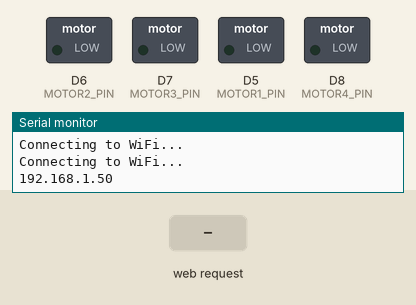
This sketch was run on a simulated ESP8266 (NodeMCU). On the bench: switched loads named in the sketch (green lamp = pin HIGH), the last lines printed to the serial monitor. The inputs (shaded band) are chosen by the test bench. WiFi joins after 1.5 s; servers stay silent unless stated.

Above: at 3.2 s.
3.3 s: HTTP request GET /motor1?value=1 received
At 4.3 s:
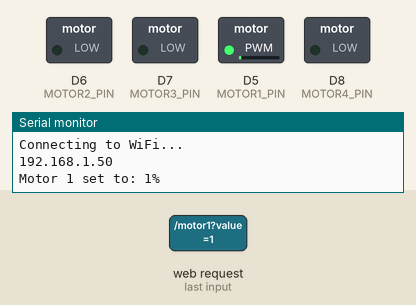
4.8 s: HTTP request GET /motor1?value=120 received
At 5.4 s:
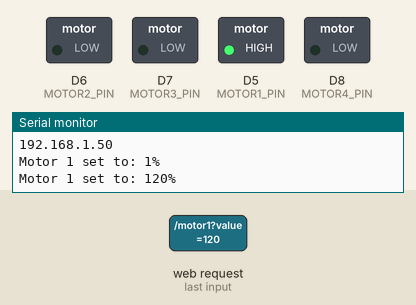
6.3 s: HTTP request GET /motor2?value=1 received
At 6.6 s:
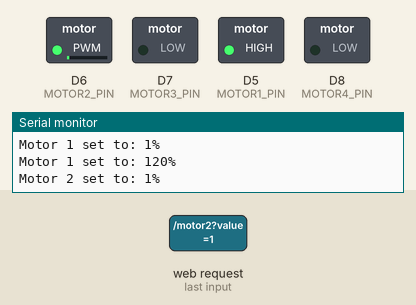
7.8 s: HTTP request GET /motor1?value=0 received
At 8.9 s:
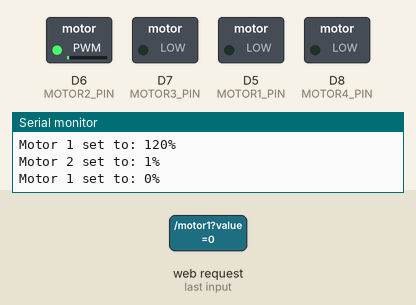
9.3 s: HTTP request GET /motor2?value=120 received
At 10.1 s:
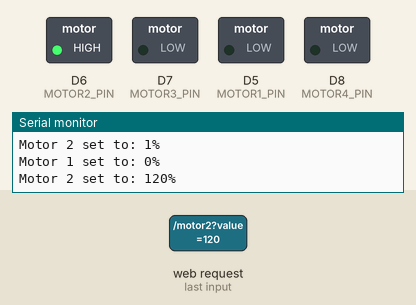
10.8 s: HTTP request GET /motor3?value=1 received
At 11.2 s:
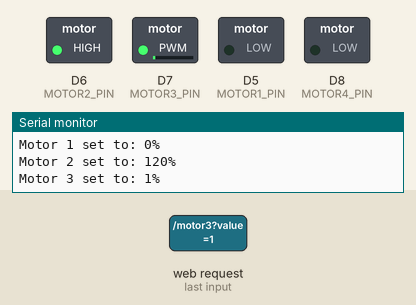
Timing chart, 0 to 13.3 s (numbered marks = the images above; inputs shaded):
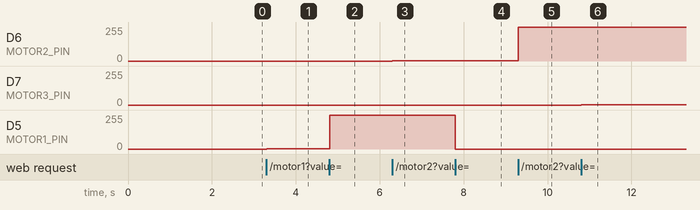

Measured:
- after the input at 3.3 s, D5 (MOTOR1_PIN): 0/255 → 2/255 at once
- after the input at 4.8 s, D5 (MOTOR1_PIN): 2/255 → 255/255 at once
- after the input at 6.3 s, D6 (MOTOR2_PIN): 0/255 → 2/255 at once
- after the input at 7.8 s, D5 (MOTOR1_PIN): 255/255 → 0/255 at once
- after the input at 9.3 s, D6 (MOTOR2_PIN): 2/255 → 255/255 at once
- after the input at 10.8 s, D7 (MOTOR3_PIN): 0/255 → 2/255 at once

The sketch:

motor-test-speed-esp8266-control-10bit.ino
```cpp
#include <ESP8266WiFi.h>
#include <ESPAsyncTCP.h>
#include <ESPAsyncWebServer.h>

// Motor control pins
#define MOTOR1_PIN D5  // GPIO13
#define MOTOR2_PIN D6  // GPIO12
#define MOTOR3_PIN D7  // GPIO14
#define MOTOR4_PIN D8  // GPIO15

// WiFi credentials
const char* ssid = "wifiname";
const char* password = "password";

// Create AsyncWebServer object on port 80
AsyncWebServer server(80);

// PWM properties
const int freq = 50000;     // 1kHz frequency
const int resolution = 10;  // 10-bit resolution
const int maxDuty = (int)(pow(2, resolution) - 1);

// Store current motor values
int motorValues[4] = {0, 0, 0, 0};

// HTML and CSS for web page
const char index_html[] PROGMEM = R"rawliteral(
<!DOCTYPE HTML>
<html>
<head>
  <title>ESP8266 Motor Control</title>
  <meta name="viewport" content="width=device-width, initial-scale=1">
  <style>
    html {font-family: Arial; display: inline-block; text-align: center;}
    h2 {font-size: 2.3rem; color: #0A1128;}
    .slider-container {margin: 20px auto; max-width: 400px;}
    .slider {width: 100%; height: 25px; margin: 10px 0;}
    .motor-label {font-size: 1.2rem; margin-bottom: 5px;}
    .master-container {background-color: #f0f0f0; padding: 15px; border-radius: 10px; margin-bottom: 20px;}
  </style>
</head>
<body>
  <h2>ESP8266 Motor Control</h2>

  <div class="master-container">
    <div class="motor-label">Master Control: <span id="masterValue">0</span>%</div>
    <input type="range" min="0" max="100" value="0" class="slider" id="masterSlider" oninput="updateMaster(this.value)">
  </div>

  <div class="slider-container">
    <div class="motor-label">Motor 1 Speed: <span id="motor1Value">0</span>%</div>
    <input type="range" min="0" max="100" value="0" class="slider" id="motor1Slider" oninput="updateMotor('motor1', this.value)">
  </div>

  <div class="slider-container">
    <div class="motor-label">Motor 2 Speed: <span id="motor2Value">0</span>%</div>
    <input type="range" min="0" max="100" value="0" class="slider" id="motor2Slider" oninput="updateMotor('motor2', this.value)">
  </div>

  <div class="slider-container">
    <div class="motor-label">Motor 3 Speed: <span id="motor3Value">0</span>%</div>
    <input type="range" min="0" max="100" value="0" class="slider" id="motor3Slider" oninput="updateMotor('motor3', this.value)">
  </div>

  <div class="slider-container">
    <div class="motor-label">Motor 4 Speed: <span id="motor4Value">0</span>%</div>
    <input type="range" min="0" max="100" value="0" class="slider" id="motor4Slider" oninput="updateMotor('motor4', this.value)">
  </div>

  <script>
    function updateMotor(motor, value) {
      document.getElementById(motor + "Value").innerHTML = value;
      document.getElementById(motor + "Slider").value = value;
      var xhr = new XMLHttpRequest();
      xhr.open("GET", "/" + motor + "?value=" + value, true);
      xhr.send();

      // Update master slider to match if all motors have same value
      updateMasterIfAllSame();
    }

    function updateMaster(value) {
      document.getElementById("masterValue").innerHTML = value;
      document.getElementById("masterSlider").value = value;

      // Set all motor sliders to the same value
      document.getElementById("motor1Value").innerHTML = value;
      document.getElementById("motor1Slider").value = value;
      document.getElementById("motor2Value").innerHTML = value;
      document.getElementById("motor2Slider").value = value;
      document.getElementById("motor3Value").innerHTML = value;
      document.getElementById("motor3Slider").value = value;
      document.getElementById("motor4Value").innerHTML = value;
      document.getElementById("motor4Slider").value = value;

      var xhr = new XMLHttpRequest();
      xhr.open("GET", "/master?value=" + value, true);
      xhr.send();
    }

    function updateMasterIfAllSame() {
      var m1 = parseInt(document.getElementById("motor1Slider").value);
      var m2 = parseInt(document.getElementById("motor2Slider").value);
      var m3 = parseInt(document.getElementById("motor3Slider").value);
      var m4 = parseInt(document.getElementById("motor4Slider").value);

      if(m1 === m2 && m2 === m3 && m3 === m4) {
        document.getElementById("masterValue").innerHTML = m1;
        document.getElementById("masterSlider").value = m1;
      }
    }
  </script>
</body>
</html>
)rawliteral";

void setup() {
  Serial.begin(115200);

  // Initialize motor control pins
  pinMode(MOTOR1_PIN, OUTPUT);
  pinMode(MOTOR2_PIN, OUTPUT);
  pinMode(MOTOR3_PIN, OUTPUT);
  pinMode(MOTOR4_PIN, OUTPUT);

  // Setup PWM
  analogWriteFreq(freq);
  analogWriteRange(maxDuty);

  // Connect to WiFi
  WiFi.begin(ssid, password);
  while (WiFi.status() != WL_CONNECTED) {
    delay(1000);
    Serial.println("Connecting to WiFi...");
  }
  Serial.println(WiFi.localIP());

  // Route for root / web page
  server.on("/", HTTP_GET, [](AsyncWebServerRequest *request){
    request->send_P(200, "text/html", index_html);
  });

  // Routes to handle motor control
  server.on("/motor1", HTTP_GET, [](AsyncWebServerRequest *request){
    if (request->hasParam("value")) {
      motorValues[0] = request->getParam("value")->value().toInt();
      updateMotor(0, motorValues[0]);
    }
    request->send(200, "text/plain", "OK");
  });

  server.on("/motor2", HTTP_GET, [](AsyncWebServerRequest *request){
    if (request->hasParam("value")) {
      motorValues[1] = request->getParam("value")->value().toInt();
      updateMotor(1, motorValues[1]);
    }
    request->send(200, "text/plain", "OK");
  });

  server.on("/motor3", HTTP_GET, [](AsyncWebServerRequest *request){
    if (request->hasParam("value")) {
      motorValues[2] = request->getParam("value")->value().toInt();
      updateMotor(2, motorValues[2]);
    }
    request->send(200, "text/plain", "OK");
  });

  server.on("/motor4", HTTP_GET, [](AsyncWebServerRequest *request){
    if (request->hasParam("value")) {
      motorValues[3] = request->getParam("value")->value().toInt();
      updateMotor(3, motorValues[3]);
    }
    request->send(200, "text/plain", "OK");
  });

  // Route for master control
  server.on("/master", HTTP_GET, [](AsyncWebServerRequest *request){
    if (request->hasParam("value")) {
      int masterValue = request->getParam("value")->value().toInt();

      // Set all motors to the same value
      for (int i = 0; i < 4; i++) {
        motorValues[i] = masterValue;
        updateMotor(i, masterValue);
      }
    }
    request->send(200, "text/plain", "OK");
  });

  // Start server
  server.begin();
}

void updateMotor(int motorIndex, int value) {
  int duty = (value * maxDuty) / 100;
  switch(motorIndex) {
    case 0: analogWrite(MOTOR1_PIN, duty); break;
    case 1: analogWrite(MOTOR2_PIN, duty); break;
    case 2: analogWrite(MOTOR3_PIN, duty); break;
    case 3: analogWrite(MOTOR4_PIN, duty); break;
  }
  Serial.print("Motor ");
  Serial.print(motorIndex + 1);
  Serial.print(" set to: ");
  Serial.print(value);
  Serial.println("%");
}

void loop() {
  // Nothing to do here
}
```
